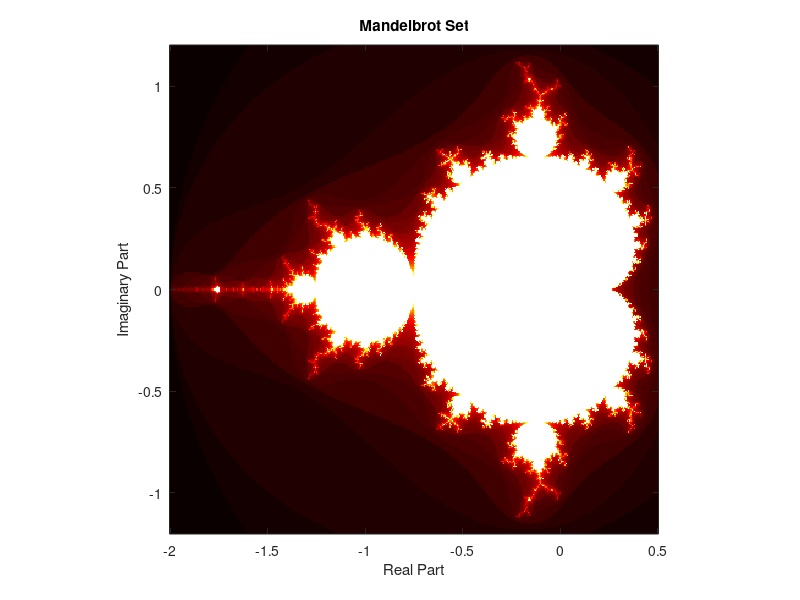

This chart was generated by the following MATLAB code:
function mandelbrotFractal(grid_size, max_iter)
    if nargin < 1
        % resolution, max iters. per pixel
        grid_size = 400;
        max_iter = 50;
    end

    % bounds of the complex plane to view
    x_min = -2.0; x_max = 0.5;
    y_min = -1.2; y_max = 1.2;
    
    % coordinate vectors
    x_vals = linspace(x_min, x_max, grid_size);
    y_vals = linspace(y_min, y_max, grid_size);
    
    % output image matrix
    fractal_img = zeros(grid_size, grid_size);
    
    for r = 1:grid_size
        for c = 1:grid_size
            
            % complex const.
            C = x_vals(c) + 1i * y_vals(r);
            
            % init complex num
            Z = 0;
            iter = 0;
            
            % how many iters. does it take to diverge?
            while abs(Z) <= 2 && iter < max_iter
                Z = Z^2 + C;
                iter = iter + 1;
            end
            
            % plot the number of iterations before divergence
            fractal_img(r, c) = iter;
        end
    end
    
    % visualize the fractal
    figure;
    imagesc(x_vals, y_vals, fractal_img);
    colormap('hot');
    axis xy;
    axis square;
    title('Mandelbrot Set');
    xlabel('Real Part');
    ylabel('Imaginary Part');
end
